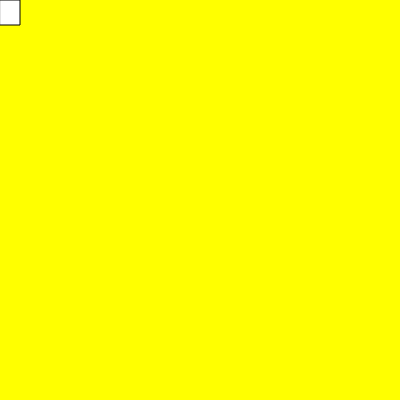
Frame 1 (no input)
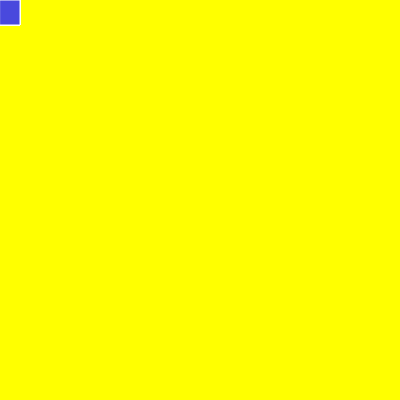
Frame 60 (no input)
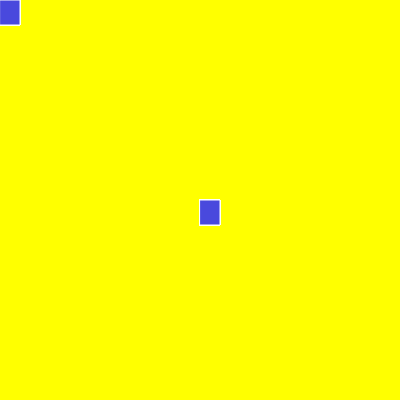
Frame 120 (the mouse pressed at the canvas centre since frame 60)

The p5.js sketch that drew these frames (run headless with seeded random() and noise() and a simulated clock; from frame 60 on, the mouse is pressed at the canvas centre):

// p5.js sketch
// ── sketch.js
function setup() {
    createCanvas(400, 400);
      background("yellow ");
  }
  
  function draw() {
    rect (mouseX,mouseY,20,25)
    fill ("rgb(73,73,221)")
    stroke("white")
  }
  
